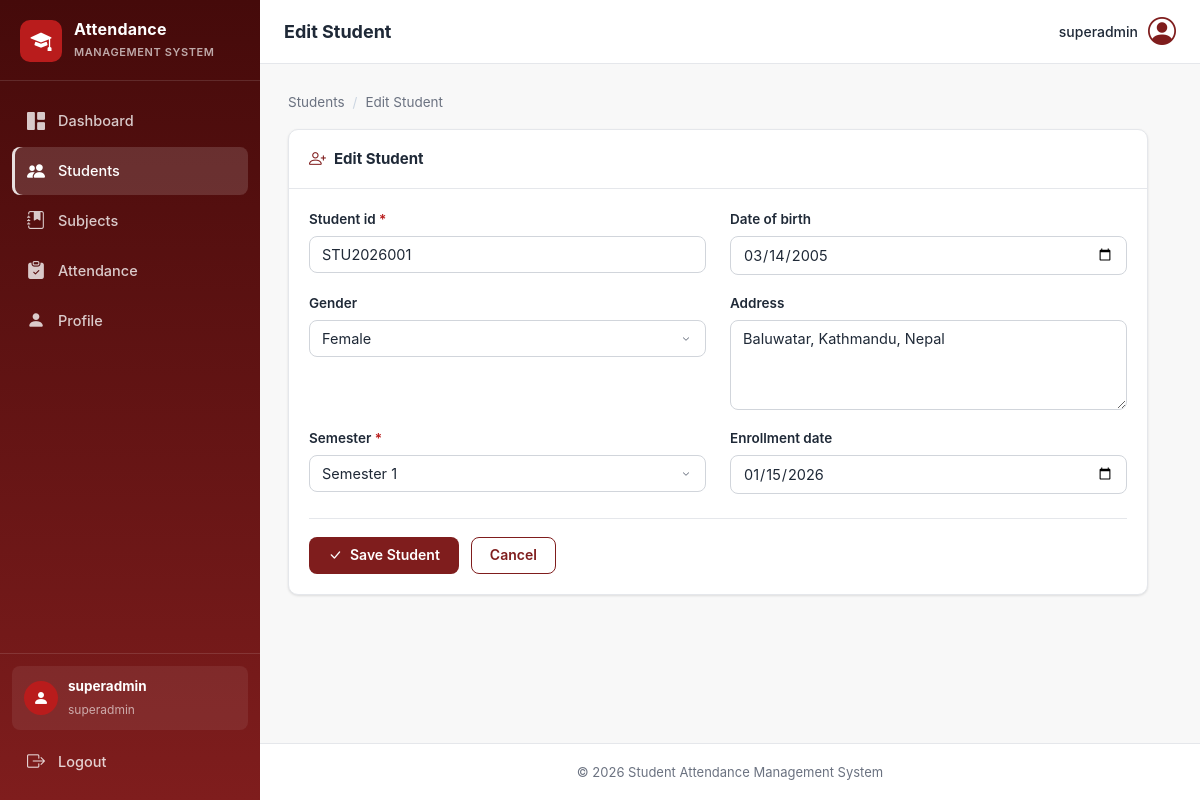
Page /students/2/edit/ (signed in) on the committed database.
### students/models.py (models this page shows, shortened)
class Student(models.Model):
    GENDER_CHOICES = (
        ('male', 'Male'),
        ('female', 'Female'),
        ('other', 'Other'),
    )
    SEMESTER_CHOICES = (
        (1, 'Semester 1'),
        (2, 'Semester 2'),
        (3, 'Semester 3'),
        (4, 'Semester 4'),
        (5, 'Semester 5'),
        (6, 'Semester 6'),
        (7, 'Semester 7'),
        (8, 'Semester 8'),
    )
    user = models.OneToOneField(User, on_delete=models.CASCADE, related_name='student')
    student_id = models.CharField(max_length=20, unique=True)
    date_of_birth = models.DateField(blank=True, null=True)
    gender = models.CharField(max_length=10, choices=GENDER_CHOICES, blank=True)
    address = models.TextField(blank=True, null=True)
    semester = models.PositiveSmallIntegerField(choices=SEMESTER_CHOICES, default=1)
    enrollment_date = models.DateField(blank=True, null=True)
    created_at = models.DateTimeField(auto_now_add=True)
    updated_at = models.DateTimeField(auto_now=True)

### students/views.py (the view)
# urls.py: path("<int:pk>/edit/", views.student_edit, name="student_edit"),
@login_required
def student_edit(request, pk):
    student = get_object_or_404(Student, pk=pk)
    if request.method == "POST":
        form = StudentForm(request.POST, instance=student)
        if form.is_valid():
            form.save()
            messages.success(request, "Student updated successfully!")
            return redirect("students:student_detail", pk=student.pk)
    else:
        form = StudentForm(instance=student)
    return render(
        request,
        "students/student_form.html",
        {"form": form, "student": student, "title": "Edit Student"},
    )

### templates/students/student_form.html (shortened to what this page needs)
{% extends "base.html" %}
{% load static %}
{% block page_title %}{{ title }}{% endblock %}
{% block extra_css %}<link rel="stylesheet" href="{% static 'css/forms.css' %}">{% endblock %}
{% block content %}
<div class="breadcrumb">
    <a href="{% url 'students:student_list' %}">Students</a>
    <span class="breadcrumb-sep">/</span>
    <span>{{ title }}</span>
</div>
<section class="card form-card">
    <div class="card-header">
        <h3 class="card-title"><i class="bi bi-person-plus"></i> {{ title }}</h3>
    </div>
    <div class="card-body">
        <form method="post" class="form-grid">
            {% for field in form %}
                <div class="form-group {% if field.errors %}has-error{% endif %}{% if field.field.widget.input_type == 'textarea' %} form-group-full{% endif %}">
                    <label for="{{ field.id_for_label }}">{{ field.label }}{% if field.field.required %} <span class="required">*</span>{% endif %}</label>
                    {{ field }}
                </div>
            {% endfor %}
            <div class="form-actions">
                <button type="submit" class="btn btn-primary"><i class="bi bi-check-lg"></i> Save Student</button>
                <a href="{% if form.instance.pk %}{% url 'students:student_detail' form.instance.pk %}{% else %}{% url 'students:student_list' %}{% endif %}" class="btn btn-outline">Cancel</a>
            </div>
        </form>
    </div>
</section>
{% endblock %}

### templates/base.html (shortened to what this page needs)
{% load static %}
<!DOCTYPE html>
<html lang="en">
<head>
    <link rel="stylesheet" href="{% static 'css/style.css' %}">
    <link rel="stylesheet" href="https://cdn.jsdelivr.net/npm/bootstrap-icons@1.11.3/font/bootstrap-icons.min.css">
    {% block extra_css %}{% endblock %}
</head>
<body class="{% block body_class %}{% endblock %}">
    {% block body %}
    <div class="layout">
        <aside class="sidebar" id="sidebar">
            <div class="sidebar-brand">
                <span class="brand-icon"><i class="bi bi-mortarboard-fill"></i></span>
                <div class="brand-text">
                    <strong>Attendance</strong>
                    <small>Management System</small>
                </div>
            </div>
            <nav class="sidebar-nav" aria-label="Main navigation">
                <a href="{% url 'dashboard:dashboard' %}" class="nav-link {% if request.resolver_match.app_name == 'dashboard' %}active{% endif %}">
                    <i class="bi bi-grid-1x2-fill"></i><span>Dashboard</span>
                </a>
                <a href="{% url 'students:student_list' %}" class="nav-link {% if request.resolver_match.app_name == 'students' %}active{% endif %}">
                    <i class="bi bi-people-fill"></i><span>Students</span>
                </a>
                <a href="{% url 'subjects:subject_list' %}" class="nav-link {% if request.resolver_match.app_name == 'subjects' %}active{% endif %}">
                    <i class="bi bi-journal-bookmark-fill"></i><span>Subjects</span>
                </a>
                <a href="{% url 'attendance:attendance_list' %}" class="nav-link {% if request.resolver_match.app_name == 'attendance' %}active{% endif %}">
                    <i class="bi bi-clipboard-check-fill"></i><span>Attendance</span>
                </a>
                <a href="{% url 'accounts:profile' %}" class="nav-link {% if request.resolver_match.app_name == 'accounts' %}active{% endif %}">
                    <i class="bi bi-person-fill"></i><span>Profile</span>
                </a>
            </nav>
            <div class="sidebar-footer">
                <div class="sidebar-user">
                    <span class="user-avatar"><i class="bi bi-person-fill"></i></span>
                    <div class="sidebar-user-info">
                        <strong>{{ user.get_full_name|default:user.username }}</strong>
                        <small>{{ user.username }}</small>
                    </div>
                </div>
                <a href="{% url 'accounts:logout' %}" class="nav-link nav-link-logout">
                    <i class="bi bi-box-arrow-right"></i><span>Logout</span>
                </a>
            </div>
        </aside>
        <div class="main-wrapper">
            <header class="topbar">
                <h1 class="page-title">{% block page_title %}Dashboard{% endblock %}</h1>
                <div class="topbar-user">
                    <span class="topbar-user-name">{{ user.get_full_name|default:user.username }}</span>
                    <a href="{% url 'accounts:profile' %}" class="topbar-avatar" title="My Profile"><i class="bi bi-person-circle"></i></a>
                </div>
            </header>
            <main class="content">
                {% block content %}{% endblock %}
            </main>
            <footer class="footer">
                <span>&copy; 2026 Student Attendance Management System</span>
            </footer>
        </div>
    </div>
    {% endblock %}
</body>
</html>

### static/css/forms.css (style rules this page uses)
.form-card { max-width: 860px; }
.form-grid { display: grid; grid-template-columns: 1fr 1fr; gap: 18px 24px; }
.form-group { display: flex; flex-direction: column; gap: 6px; }
.form-group label { font-size: 13.5px; font-weight: 600; color: var(--text); }
.form-group .required { color: var(--danger); }
.form-control { width: 100%; padding: 9px 12px; border: 1px solid #d1d5db; border-radius: var(--radius); font-size: 14.5px; font-family: inherit; color: var(--text); background: var(--surface); transition: border-color 0.15s ease, box-shadow 0.15s ease; }
.form-control::placeholder { color: #9ca3af; }
textarea.form-control { resize: vertical; min-height: 90px; }
select.form-control { appearance: none; -webkit-appearance: none; background-repeat: no-repeat; background-position: right 12px center; background-size: 14px; padding-right: 36px; }
.form-actions { grid-column: 1 / -1; display: flex; gap: 12px; padding-top: 18px; border-top: 1px solid var(--border); margin-top: 6px; }

### rows in the picture
Student: form "STU2026001" "03/14/2005" "Female" "Baluwatar, Kathmandu, Nepal" "Semester 1" "01/15/2026"

### other values in the picture
{{ user.get_full_name|default:user.username }} "superadmin"
{{ user.username }} "superadmin"
{{ title }} "Edit Student"
{{ field.label }} "Student id" "Date of birth" "Gender" "Address" "Semester" "Enrollment date"
